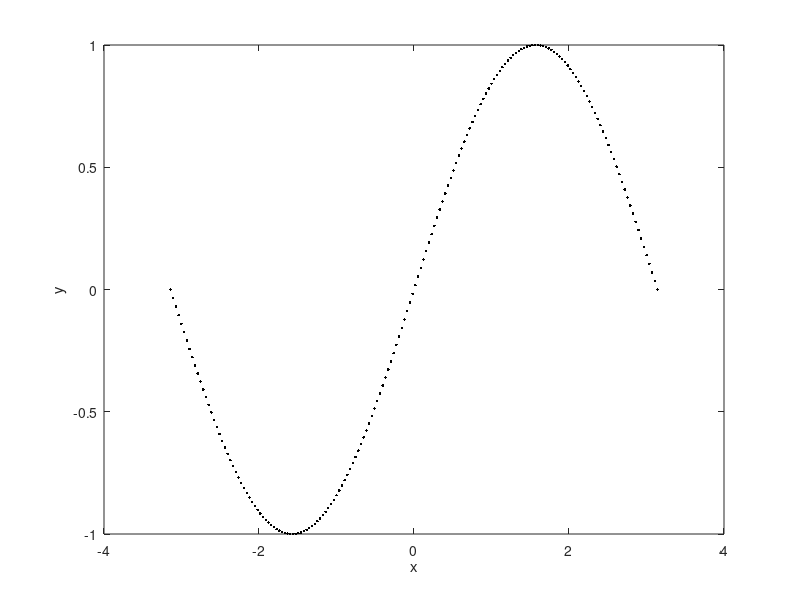

Source code (MATLAB):
%% example_template_file 
%
% DESCRIPTION
%   A short description of the functionTemplate goes here
%
% ABOUT
%   author          - Danny Ramasawmy
%   contact         - dannyramasawmy+elasticmatrix@gmail.com
%   date            - DD - month - YYYY
%   last update     - DD - month - YYYY
%
% This file is part of the ElasticMatrix toolbox.
% Copyright (c) 2019 Danny Ramasawmy.
%
% This file is part of ElasticMatrix. ElasticMatrix is free software: you
% can redistribute it and/or modify it under the terms of the GNU Lesser
% General Public License as published by the Free Software Foundation,
% either version 3 of the License, or (at your option) any later version.
%
% ElasticMatrix is distributed in the hope that it will be useful, but
% WITHOUT ANY WARRANTY; without even the implied warranty of
% MERCHANTABILITY or FITNESS FOR A PARTICULAR PURPOSE.  See the GNU Lesser
% General Public License for more details.
%
% You should have received a copy of the GNU Lesser General Public License
% along with ElasticMatrix. If not, see <http://www.gnu.org/licenses/>.

%% Titles use a double comment
% Text proceeding titles only need a single comment.
% This line also appears as text.

% comments with a code block
for idx = 1:3
    % more comments
    disp( ['How many hello worlds? : ',num2str(idx)] )
end

%% Another section for figure plotting
% This section will plot a figure

% generate x-vector
xVector = linspace(-pi,pi,180);
yVector = sin(xVector);
% plot figure
plot(xVector, yVector, 'k.')
% labels
xlabel('x')
ylabel('y')





